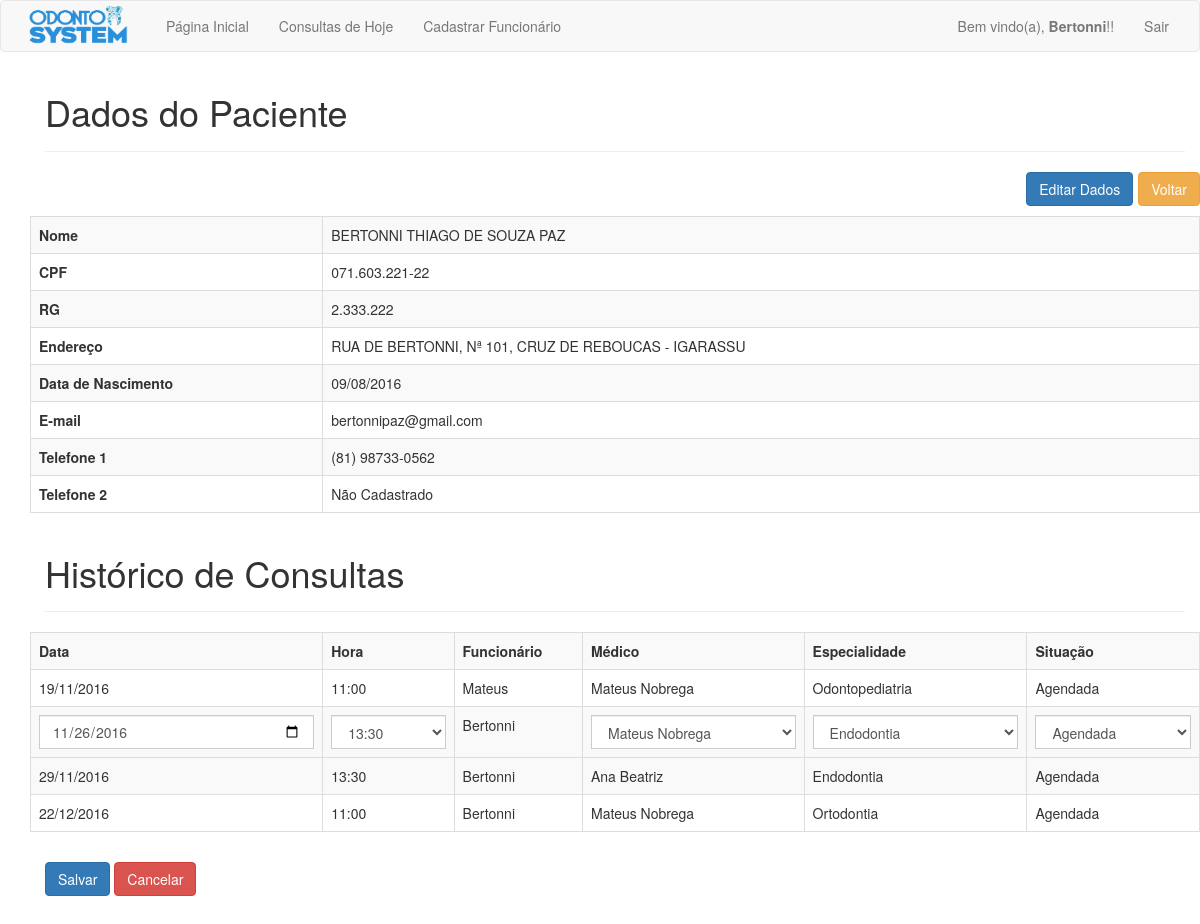
Page /php/editar_status_consulta.php?id=6&consulta=1 (signed in) on the committed database.
### tables this page shows
CREATE TABLE `pacientes` (
  `pac_id` int(11) NOT NULL,
  `pac_nome` varchar(100) NOT NULL,
  `pac_endereco` varchar(200) NOT NULL,
  `pac_rg` varchar(15) DEFAULT NULL,
  `pac_cpf` varchar(15) DEFAULT NULL,
  `pac_email` varchar(50) NOT NULL,
  `pac_data_nasc` date NOT NULL,
  `pac_telefone_1` varchar(15) NOT NULL,
  `pac_telefone_2` varchar(15) DEFAULT NULL
);

CREATE TABLE `agendamentos` (
  `agd_id` int(11) NOT NULL,
  `agd_fun_id` int(11) NOT NULL,
  `agd_pac_id` int(11) NOT NULL,
  `agd_data` date NOT NULL,
  `agd_hora` varchar(6) NOT NULL,
  `agd_status` varchar(10) NOT NULL,
  `agd_medico` varchar(50) NOT NULL,
  `agd_especialidade` varchar(50) NOT NULL
);

CREATE TABLE `funcionarios` (
  `fun_id` int(11) NOT NULL,
  `fun_nome` varchar(100) NOT NULL,
  `fun_data_nasc` date NOT NULL,
  `fun_usuario` varchar(20) NOT NULL,
  `fun_senha` varchar(256) NOT NULL,
  `fun_role` varchar(15) NOT NULL,
  `fun_secret_question` varchar(200) NOT NULL,
  `fun_secret_answer` varchar(256) NOT NULL
);

### php/editar_status_consulta.php (the view, shortened to what this page needs)
<?php
require_once 'cabecalho.php';
?>
<?php
if(isset($_GET['id']) && isset($_GET['consulta'])) {
	$id = $_GET['id'];
	$id_consulta = $_GET['consulta'];
}
$sql = "SELECT * FROM pacientes WHERE pac_id = '$id'";
$result = mysqli_query($connection, $sql);
$array = mysqli_fetch_array($result);
if(isLogged()) {
	?>
	<div class="container marketing">
		<div class="container theme-showcase" role="main">
			<div id="cadastro_pac" class="page-header">
				<h1>Dados do Paciente</h1>
			</div>
			<div class="row">
				<a href="busca.php" class="btn btn-warning voltar">Voltar</a>
				<a href="editar_dados.php?id=<?= $id ?>" class="btn btn-primary editar">Editar Dados</a>
			<table class='table table-striped table-bordered'>
				<tr>
					<td class='td_one'><b>Nome</b></td>
					<td><?= $array['pac_nome'] ?></td>
				</tr>
				<tr>
					<td class='td_one'><b>CPF</b></td>
					<td><?= $array['pac_cpf'] ?></td>
				</tr>
				<tr>
					<td class='td_one'><b>RG</b></td>
					<td><?= $array['pac_rg'] ?></td>
				</tr>
				<tr>
					<td class='td_one'><b>Endereço</b></td>
					<td><?= $array['pac_endereco'] ?></td>
				</tr>
				<tr>
					<td class='td_one'><b>Data de Nascimento</b></td>
					<td><?= date_format(new DateTime($array['pac_data_nasc']), "d/m/Y") ?></td>
				</tr>
				<tr>
					<td class='td_one'><b>E-mail</b></td>
					<td><?= $array['pac_email'] ?></td>
				</tr>
				<tr>
					<td class='td_one'><b>Telefone 1</b></td>
					<td><?= $array['pac_telefone_1'] ?></td>
				</tr>
				<tr>
					<td class='td_one'><b>Telefone 2</b></td>
					<td><?= $array['pac_telefone_2'] ?></td>
				</tr>
			</table>
		</div>
		<div id="cadastro_pac" class="page-header">
			<h1>Histórico de Consultas</h1>
		</div>
		<div class="row">
			<?php
		$sql = "SELECT * FROM agendamentos WHERE agd_pac_id = '$id' ORDER BY agd_data ASC";
		$result = mysqli_query($connection, $sql);
		?>
		<table class='table table-striped table-bordered'>
			<tr>
				<th>Data</th>
				<th>Hora</th>
				<th>Funcionário</th>
				<th>Médico</th>
				<th>Especialidade</th>
				<th>Situação</th>
			</tr>
			<?php
			while($consultas = mysqli_fetch_array($result)) {
				$funId = $consultas['agd_fun_id'];
				$medico = $consultas['agd_medico'];
				$especialidade = $consultas['agd_especialidade'];
				$sql = "SELECT fun_usuario, fun_id FROM funcionarios WHERE fun_id = '$funId'";
				$resultado = mysqli_query($connection, $sql);
				$arr = mysqli_fetch_array($resultado);
				$funcionario = $arr['fun_usuario'];
				?>
				<tr>
					<?php
					if($id_consulta == $consultas['agd_id']) {
						?>
						<form action="<?php echo htmlspecialchars($_SERVER["PHP_SELF"]);?>" method="POST">
							<td class='td_one'>
								<?php
								echo "<input type='date' class='form-control' id='data' min='" . date("Y-m-d") . "' name='data_consulta' value='" . $consultas['agd_data'] . "'>";
								?>
								<td>
									<select class="form-control" name="hora_consulta" id="hora_consulta">
										<option value="<?= $consultas['agd_hora'] ?>" selected><?= $consultas['agd_hora'] ?></option>
									</select>
								</td>
								<td><?= $funcionario ?></td>
								<td>
									<select class="form-control" name="medico" id="medico">
										<option value="<?= $consultas['agd_medico'] ?>"><?= $consultas['agd_medico'] ?></option>
									</select>
								</td>
								<td>
									<select class="form-control" name="especialidade" id="especialidade">
										<?php
										if($especialidade == "Endodontia") {
											?>
											<option value="Endodontia" selected>Endodontia</option>
											<?php } else { ?>
											<option value="Endodontia">Endodontia</option>
											<?php } if($especialidade == "Odontopediatria") { ?>
											<option value="Odontopediatria" selected>Odontopediatria</option>
											<?php } else { ?>
											<option value="Odontopediatria">Odontopediatria</option>
											<?php } if($especialidade == "Ortodontia") { ?>
											<option value="Ortodontia" selected>Ortodontia</option>
											<?php } else { ?>
											<option value="Ortodontia">Ortodontia</option>
											<?php } if($especialidade == "Periodontia") { ?>
											<option value="Periodontia" selected>Periodontia</option>
											<?php } else { ?>
											<option value="Periodontia">Periodontia</option>
											<?php } if($especialidade == "Prótese Dentária") { ?>
											<option value="Prótese Dentária" selected>Prótese Dentária</option>
											<?php } else { ?>
											<option value="Prótese Dentária">Prótese Dentária</option>
											<?php } ?>
										</select>
									</td>
									<td>
										<select class='form-control' name="status">
											<option value='Agendada'>Agendada</option>
										</select>
									</td>
								</tr>
								<?php
							} else {
								?>
								<td class='td_one'><?= date_format(new DateTime($consultas['agd_data']), "d/m/Y") ?></td>
								<td><?= $consultas['agd_hora'] ?></td>
								<td><?= $funcionario ?></td>
								<td><?= $medico ?></td>
								<td><?= $especialidade ?></td>
								<td><?= $consultas['agd_status'] ?></td>
								<?php
							}
						}
						?>
					</table>
					<div class='col-md-12'>
						<button type="submit" class="btn btn-primary" name="salvar" title="Salvar">Salvar</button>
						<button type="submit" class="btn btn-danger" name="cancelar" title="Cancelar">Cancelar</button>
					</div>
			</div>
		</div>
		<br>
		<br>
			<?php
		}
require_once 'rodape.php';
?>

### css/meuEstilo.css (style rules this page uses)
.td_one { width: 25%; }
.voltar { margin-bottom: 10px; float: right; margin-left: 5px; }
.editar { float: right; }
.col-md-12, .user { margin-top: 10px; }
.page-header { margin-top: 10px; }
.form-control { border-radius: 0; }

### rows in the picture
pacientes: pac_nome "BERTONNI THIAGO DE SOUZA PAZ", pac_cpf "071.603.221-22", pac_rg "2.333.222", pac_endereco "RUA DE BERTONNI, Nª 101, CRUZ DE REBOUCAS - IGARASSU", pac_data_nasc "09/08/2016", pac_email "bertonnipaz@gmail.com", pac_telefone_1 "(81) 98733-0562", pac_telefone_2 "Não Cadastrado"
agendamentos: agd_data "19/11/2016", agd_hora "11:00", agd_fun.fun_usuario "Mateus", agd_medico "Mateus Nobrega", agd_especialidade "Odontopediatria", agd_status "Agendada"
agendamentos: data_consulta "11/26/2016", hora_consulta "13:30", agd_fun.fun_usuario "Bertonni", medico "Mateus Nobrega", especialidade "Endodontia"
agendamentos: agd_data "29/11/2016", agd_hora "13:30", agd_fun.fun_usuario "Bertonni", agd_medico "Ana Beatriz", agd_especialidade "Endodontia", agd_status "Agendada"
agendamentos: agd_data "22/12/2016", agd_hora "11:00", agd_fun.fun_usuario "Bertonni", agd_medico "Mateus Nobrega", agd_especialidade "Ortodontia", agd_status "Agendada"

### other values in the picture
$_SESSION['usuario'] "Bertonni"
